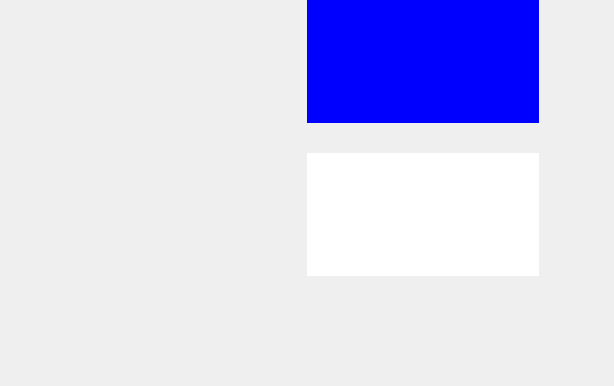
<?xml version="1.0" encoding="UTF-8"?>
<ui version="4.0">
 <class>ScoreViewVerticalSingle</class>
 <widget class="QWidget" name="ScoreViewVerticalSingle">
  <property name="geometry">
   <rect>
    <x>0</x>
    <y>0</y>
    <width>614</width>
    <height>386</height>
   </rect>
  </property>
  <property name="cursor">
   <cursorShape>PointingHandCursor</cursorShape>
  </property>
  <property name="windowTitle">
   <string>IpponBoard View</string>
  </property>
  <property name="windowIcon">
   <iconset resource="../base/ipponboard.qrc">
    <normaloff>:/res/images/logo.png</normaloff>:/res/images/logo.png</iconset>
  </property>
  <property name="statusTip">
   <string notr="true"/>
  </property>
  <property name="autoFillBackground">
   <bool>false</bool>
  </property>
  <property name="styleSheet">
   <string notr="true"/>
  </property>
  <layout class="QVBoxLayout" name="verticalLayout_main" stretch="0,20,0,8">
   <property name="spacing">
    <number>0</number>
   </property>
   <property name="margin">
    <number>0</number>
   </property>
   <item>
    <widget class="ScaledText" name="text_ippon_first" native="true">
     <property name="sizePolicy">
      <sizepolicy hsizetype="Expanding" vsizetype="Expanding">
       <horstretch>0</horstretch>
       <verstretch>0</verstretch>
      </sizepolicy>
     </property>
     <property name="minimumSize">
      <size>
       <width>20</width>
       <height>0</height>
      </size>
     </property>
     <property name="font">
      <font>
       <weight>50</weight>
       <bold>false</bold>
      </font>
     </property>
     <property name="styleSheet">
      <string notr="true">background-color: blue;</string>
     </property>
    </widget>
   </item>
   <item>
    <layout class="QHBoxLayout" name="horizontalLayout_2" stretch="1,1">
     <property name="spacing">
      <number>0</number>
     </property>
     <property name="leftMargin">
      <number>0</number>
     </property>
     <property name="topMargin">
      <number>0</number>
     </property>
     <property name="rightMargin">
      <number>0</number>
     </property>
     <item>
      <layout class="QVBoxLayout" name="layout_info" stretch="2,2,2">
       <property name="spacing">
        <number>0</number>
       </property>
       <property name="topMargin">
        <number>0</number>
       </property>
       <property name="rightMargin">
        <number>0</number>
       </property>
       <property name="bottomMargin">
        <number>0</number>
       </property>
       <item>
        <layout class="QVBoxLayout" name="layout_name_first" stretch="3,2">
         <property name="spacing">
          <number>0</number>
         </property>
         <property name="rightMargin">
          <number>0</number>
         </property>
         <property name="bottomMargin">
          <number>0</number>
         </property>
         <item>
          <widget class="ScaledText" name="text_fighter_first" native="true">
           <property name="sizePolicy">
            <sizepolicy hsizetype="Expanding" vsizetype="Expanding">
             <horstretch>0</horstretch>
             <verstretch>0</verstretch>
            </sizepolicy>
           </property>
           <property name="minimumSize">
            <size>
             <width>20</width>
             <height>20</height>
            </size>
           </property>
           <property name="styleSheet">
            <string notr="true"/>
           </property>
          </widget>
         </item>
         <item>
          <widget class="ScaledText" name="text_club_first" native="true">
           <property name="sizePolicy">
            <sizepolicy hsizetype="Expanding" vsizetype="Expanding">
             <horstretch>0</horstretch>
             <verstretch>0</verstretch>
            </sizepolicy>
           </property>
           <property name="minimumSize">
            <size>
             <width>20</width>
             <height>20</height>
            </size>
           </property>
          </widget>
         </item>
        </layout>
       </item>
       <item>
        <layout class="QHBoxLayout" name="layout_osaekomi" stretch="3,7">
         <property name="spacing">
          <number>0</number>
         </property>
         <property name="leftMargin">
          <number>0</number>
         </property>
         <property name="topMargin">
          <number>0</number>
         </property>
         <property name="rightMargin">
          <number>0</number>
         </property>
         <item>
          <widget class="ScaledImage" name="image_sand_clock" native="true">
           <property name="sizePolicy">
            <sizepolicy hsizetype="Expanding" vsizetype="Expanding">
             <horstretch>0</horstretch>
             <verstretch>0</verstretch>
            </sizepolicy>
           </property>
           <property name="minimumSize">
            <size>
             <width>50</width>
             <height>0</height>
            </size>
           </property>
          </widget>
         </item>
         <item>
          <widget class="ScaledText" name="text_hold_clock" native="true">
           <property name="sizePolicy">
            <sizepolicy hsizetype="Expanding" vsizetype="Expanding">
             <horstretch>0</horstretch>
             <verstretch>0</verstretch>
            </sizepolicy>
           </property>
           <property name="minimumSize">
            <size>
             <width>40</width>
             <height>40</height>
            </size>
           </property>
           <property name="font">
            <font>
             <weight>50</weight>
             <bold>false</bold>
            </font>
           </property>
           <property name="styleSheet">
            <string notr="true"/>
           </property>
          </widget>
         </item>
        </layout>
       </item>
       <item>
        <layout class="QVBoxLayout" name="layout_name_second" stretch="3,2">
         <property name="spacing">
          <number>0</number>
         </property>
         <property name="rightMargin">
          <number>0</number>
         </property>
         <property name="bottomMargin">
          <number>0</number>
         </property>
         <item>
          <widget class="ScaledText" name="text_fighter_second" native="true">
           <property name="sizePolicy">
            <sizepolicy hsizetype="Expanding" vsizetype="Expanding">
             <horstretch>0</horstretch>
             <verstretch>0</verstretch>
            </sizepolicy>
           </property>
           <property name="minimumSize">
            <size>
             <width>20</width>
             <height>20</height>
            </size>
           </property>
           <property name="font">
            <font>
             <weight>50</weight>
             <bold>false</bold>
            </font>
           </property>
          </widget>
         </item>
         <item>
          <widget class="ScaledText" name="text_club_second" native="true">
           <property name="sizePolicy">
            <sizepolicy hsizetype="Expanding" vsizetype="Expanding">
             <horstretch>0</horstretch>
             <verstretch>0</verstretch>
            </sizepolicy>
           </property>
           <property name="minimumSize">
            <size>
             <width>20</width>
             <height>20</height>
            </size>
           </property>
          </widget>
         </item>
        </layout>
       </item>
      </layout>
     </item>
     <item>
      <layout class="QVBoxLayout" name="verticalLayout_score_whit" stretch="8,2,8">
       <property name="spacing">
        <number>0</number>
       </property>
       <property name="leftMargin">
        <number>0</number>
       </property>
       <property name="topMargin">
        <number>0</number>
       </property>
       <property name="bottomMargin">
        <number>0</number>
       </property>
       <item>
        <layout class="QHBoxLayout" name="horizontalLayout_score_first" stretch="10,10,3,3">
         <property name="spacing">
          <number>0</number>
         </property>
         <property name="margin">
          <number>0</number>
         </property>
         <item>
          <widget class="ScaledText" name="text_wazaari_first" native="true">
           <property name="sizePolicy">
            <sizepolicy hsizetype="Expanding" vsizetype="Expanding">
             <horstretch>5</horstretch>
             <verstretch>5</verstretch>
            </sizepolicy>
           </property>
           <property name="minimumSize">
            <size>
             <width>20</width>
             <height>20</height>
            </size>
           </property>
           <property name="font">
            <font>
             <weight>50</weight>
             <bold>false</bold>
            </font>
           </property>
           <property name="styleSheet">
            <string notr="true">background-color: blue;</string>
           </property>
          </widget>
         </item>
         <item>
          <widget class="ScaledText" name="text_yuko_first" native="true">
           <property name="sizePolicy">
            <sizepolicy hsizetype="Expanding" vsizetype="Expanding">
             <horstretch>5</horstretch>
             <verstretch>5</verstretch>
            </sizepolicy>
           </property>
           <property name="minimumSize">
            <size>
             <width>20</width>
             <height>20</height>
            </size>
           </property>
           <property name="font">
            <font>
             <weight>50</weight>
             <bold>false</bold>
            </font>
           </property>
           <property name="styleSheet">
            <string notr="true">background-color: blue;</string>
           </property>
          </widget>
         </item>
         <item>
          <widget class="ScaledImage" name="image_hansokumake_first" native="true">
           <property name="sizePolicy">
            <sizepolicy hsizetype="Expanding" vsizetype="Expanding">
             <horstretch>0</horstretch>
             <verstretch>0</verstretch>
            </sizepolicy>
           </property>
           <property name="minimumSize">
            <size>
             <width>5</width>
             <height>5</height>
            </size>
           </property>
          </widget>
         </item>
         <item>
          <layout class="QVBoxLayout" name="verticalLayout_shido_first" stretch="1,1,1">
           <property name="spacing">
            <number>0</number>
           </property>
           <property name="leftMargin">
            <number>0</number>
           </property>
           <property name="topMargin">
            <number>0</number>
           </property>
           <property name="bottomMargin">
            <number>0</number>
           </property>
           <item>
            <widget class="ScaledImage" name="image_shido3_first" native="true">
             <property name="sizePolicy">
              <sizepolicy hsizetype="Expanding" vsizetype="Expanding">
               <horstretch>0</horstretch>
               <verstretch>0</verstretch>
              </sizepolicy>
             </property>
             <property name="minimumSize">
              <size>
               <width>40</width>
               <height>40</height>
              </size>
             </property>
            </widget>
           </item>
           <item>
            <widget class="ScaledImage" name="image_shido2_first" native="true">
             <property name="sizePolicy">
              <sizepolicy hsizetype="Expanding" vsizetype="Expanding">
               <horstretch>0</horstretch>
               <verstretch>0</verstretch>
              </sizepolicy>
             </property>
             <property name="minimumSize">
              <size>
               <width>40</width>
               <height>40</height>
              </size>
             </property>
            </widget>
           </item>
           <item>
            <widget class="ScaledImage" name="image_shido1_first" native="true">
             <property name="sizePolicy">
              <sizepolicy hsizetype="Expanding" vsizetype="Expanding">
               <horstretch>0</horstretch>
               <verstretch>0</verstretch>
              </sizepolicy>
             </property>
             <property name="minimumSize">
              <size>
               <width>40</width>
               <height>40</height>
              </size>
             </property>
            </widget>
           </item>
          </layout>
         </item>
        </layout>
       </item>
       <item>
        <layout class="QHBoxLayout" name="horizontalLayout_point_names" stretch="5,5,3">
         <property name="spacing">
          <number>0</number>
         </property>
         <property name="leftMargin">
          <number>0</number>
         </property>
         <property name="rightMargin">
          <number>0</number>
         </property>
         <property name="bottomMargin">
          <number>0</number>
         </property>
         <item>
          <widget class="ScaledText" name="text_wazaari_desc1" native="true">
           <property name="sizePolicy">
            <sizepolicy hsizetype="Expanding" vsizetype="Expanding">
             <horstretch>0</horstretch>
             <verstretch>0</verstretch>
            </sizepolicy>
           </property>
           <property name="minimumSize">
            <size>
             <width>20</width>
             <height>20</height>
            </size>
           </property>
          </widget>
         </item>
         <item>
          <widget class="ScaledText" name="text_yuko_desc1" native="true">
           <property name="sizePolicy">
            <sizepolicy hsizetype="Expanding" vsizetype="Expanding">
             <horstretch>0</horstretch>
             <verstretch>0</verstretch>
            </sizepolicy>
           </property>
           <property name="minimumSize">
            <size>
             <width>20</width>
             <height>20</height>
            </size>
           </property>
          </widget>
         </item>
         <item>
          <widget class="ScaledText" name="text_shido_desc" native="true">
           <property name="sizePolicy">
            <sizepolicy hsizetype="Expanding" vsizetype="Expanding">
             <horstretch>0</horstretch>
             <verstretch>0</verstretch>
            </sizepolicy>
           </property>
           <property name="minimumSize">
            <size>
             <width>20</width>
             <height>20</height>
            </size>
           </property>
          </widget>
         </item>
        </layout>
       </item>
       <item>
        <layout class="QHBoxLayout" name="horizontalLayout_score_second" stretch="10,10,3,3">
         <property name="spacing">
          <number>0</number>
         </property>
         <property name="leftMargin">
          <number>0</number>
         </property>
         <property name="topMargin">
          <number>0</number>
         </property>
         <property name="rightMargin">
          <number>0</number>
         </property>
         <item>
          <widget class="ScaledText" name="text_wazaari_second" native="true">
           <property name="sizePolicy">
            <sizepolicy hsizetype="Expanding" vsizetype="Expanding">
             <horstretch>5</horstretch>
             <verstretch>5</verstretch>
            </sizepolicy>
           </property>
           <property name="minimumSize">
            <size>
             <width>20</width>
             <height>20</height>
            </size>
           </property>
           <property name="font">
            <font>
             <weight>50</weight>
             <bold>false</bold>
            </font>
           </property>
           <property name="styleSheet">
            <string notr="true">background-color: white;</string>
           </property>
          </widget>
         </item>
         <item>
          <widget class="ScaledText" name="text_yuko_second" native="true">
           <property name="sizePolicy">
            <sizepolicy hsizetype="Expanding" vsizetype="Expanding">
             <horstretch>5</horstretch>
             <verstretch>5</verstretch>
            </sizepolicy>
           </property>
           <property name="minimumSize">
            <size>
             <width>20</width>
             <height>20</height>
            </size>
           </property>
           <property name="font">
            <font>
             <weight>50</weight>
             <bold>false</bold>
            </font>
           </property>
           <property name="styleSheet">
            <string notr="true">background-color: white;</string>
           </property>
          </widget>
         </item>
         <item>
          <widget class="ScaledImage" name="image_hansokumake_second" native="true">
           <property name="sizePolicy">
            <sizepolicy hsizetype="Expanding" vsizetype="Expanding">
             <horstretch>0</horstretch>
             <verstretch>0</verstretch>
            </sizepolicy>
           </property>
           <property name="minimumSize">
            <size>
             <width>5</width>
             <height>5</height>
            </size>
           </property>
          </widget>
         </item>
         <item>
          <layout class="QVBoxLayout" name="verticalLayout_shido_second" stretch="1,1,1">
           <property name="spacing">
            <number>0</number>
           </property>
           <property name="leftMargin">
            <number>0</number>
           </property>
           <property name="topMargin">
            <number>0</number>
           </property>
           <item>
            <widget class="ScaledImage" name="image_shido3_second" native="true">
             <property name="sizePolicy">
              <sizepolicy hsizetype="Expanding" vsizetype="Expanding">
               <horstretch>0</horstretch>
               <verstretch>0</verstretch>
              </sizepolicy>
             </property>
             <property name="minimumSize">
              <size>
               <width>40</width>
               <height>40</height>
              </size>
             </property>
            </widget>
           </item>
           <item>
            <widget class="ScaledImage" name="image_shido2_second" native="true">
             <property name="sizePolicy">
              <sizepolicy hsizetype="Expanding" vsizetype="Expanding">
               <horstretch>0</horstretch>
               <verstretch>0</verstretch>
              </sizepolicy>
             </property>
             <property name="minimumSize">
              <size>
               <width>40</width>
               <height>40</height>
              </size>
             </property>
             <property name="styleSheet">
              <string notr="true"/>
             </property>
            </widget>
           </item>
           <item>
            <widget class="ScaledImage" name="image_shido1_second" native="true">
             <property name="sizePolicy">
              <sizepolicy hsizetype="Expanding" vsizetype="Expanding">
               <horstretch>0</horstretch>
               <verstretch>0</verstretch>
              </sizepolicy>
             </property>
             <property name="minimumSize">
              <size>
               <width>40</width>
               <height>40</height>
              </size>
             </property>
            </widget>
           </item>
          </layout>
         </item>
        </layout>
       </item>
      </layout>
     </item>
    </layout>
   </item>
   <item>
    <widget class="ScaledText" name="text_ippon_second" native="true">
     <property name="sizePolicy">
      <sizepolicy hsizetype="Expanding" vsizetype="Expanding">
       <horstretch>0</horstretch>
       <verstretch>0</verstretch>
      </sizepolicy>
     </property>
     <property name="minimumSize">
      <size>
       <width>20</width>
       <height>0</height>
      </size>
     </property>
     <property name="font">
      <font>
       <weight>50</weight>
       <bold>false</bold>
      </font>
     </property>
     <property name="styleSheet">
      <string notr="true">background-color: white;</string>
     </property>
    </widget>
   </item>
   <item>
    <layout class="QHBoxLayout" name="horizontalLayout_bottom" stretch="1,1">
     <property name="spacing">
      <number>0</number>
     </property>
     <property name="leftMargin">
      <number>0</number>
     </property>
     <property name="topMargin">
      <number>0</number>
     </property>
     <property name="rightMargin">
      <number>0</number>
     </property>
     <item>
      <layout class="QVBoxLayout" name="verticalLayout" stretch="1,1">
       <property name="spacing">
        <number>0</number>
       </property>
       <property name="leftMargin">
        <number>0</number>
       </property>
       <property name="bottomMargin">
        <number>0</number>
       </property>
       <item>
        <widget class="ScaledText" name="text_mat" native="true">
         <property name="sizePolicy">
          <sizepolicy hsizetype="Expanding" vsizetype="Expanding">
           <horstretch>2</horstretch>
           <verstretch>2</verstretch>
          </sizepolicy>
         </property>
         <property name="minimumSize">
          <size>
           <width>20</width>
           <height>20</height>
          </size>
         </property>
         <property name="font">
          <font>
           <weight>50</weight>
           <bold>false</bold>
          </font>
         </property>
         <property name="focusPolicy">
          <enum>Qt::NoFocus</enum>
         </property>
         <property name="toolTip">
          <string notr="true"/>
         </property>
        </widget>
       </item>
       <item>
        <widget class="ScaledText" name="text_weight" native="true">
         <property name="sizePolicy">
          <sizepolicy hsizetype="Expanding" vsizetype="Expanding">
           <horstretch>0</horstretch>
           <verstretch>0</verstretch>
          </sizepolicy>
         </property>
         <property name="minimumSize">
          <size>
           <width>40</width>
           <height>40</height>
          </size>
         </property>
         <property name="font">
          <font>
           <weight>50</weight>
           <bold>false</bold>
          </font>
         </property>
         <property name="styleSheet">
          <string notr="true"/>
         </property>
        </widget>
       </item>
      </layout>
     </item>
     <item>
      <widget class="ScaledText" name="text_main_clock" native="true">
       <property name="sizePolicy">
        <sizepolicy hsizetype="Expanding" vsizetype="Expanding">
         <horstretch>2</horstretch>
         <verstretch>2</verstretch>
        </sizepolicy>
       </property>
       <property name="minimumSize">
        <size>
         <width>20</width>
         <height>20</height>
        </size>
       </property>
       <property name="font">
        <font>
         <weight>50</weight>
         <bold>false</bold>
        </font>
       </property>
       <property name="focusPolicy">
        <enum>Qt::NoFocus</enum>
       </property>
       <property name="toolTip">
        <string notr="true"/>
       </property>
      </widget>
     </item>
    </layout>
   </item>
  </layout>
 </widget>
 <customwidgets>
  <customwidget>
   <class>ScaledText</class>
   <extends>QWidget</extends>
   <header>../Widgets/ScaledText.h</header>
   <container>1</container>
  </customwidget>
  <customwidget>
   <class>ScaledImage</class>
   <extends>QWidget</extends>
   <header>../Widgets/ScaledImage.h</header>
   <container>1</container>
  </customwidget>
 </customwidgets>
 <resources>
  <include location="../base/ipponboard.qrc"/>
 </resources>
 <connections/>
</ui>
